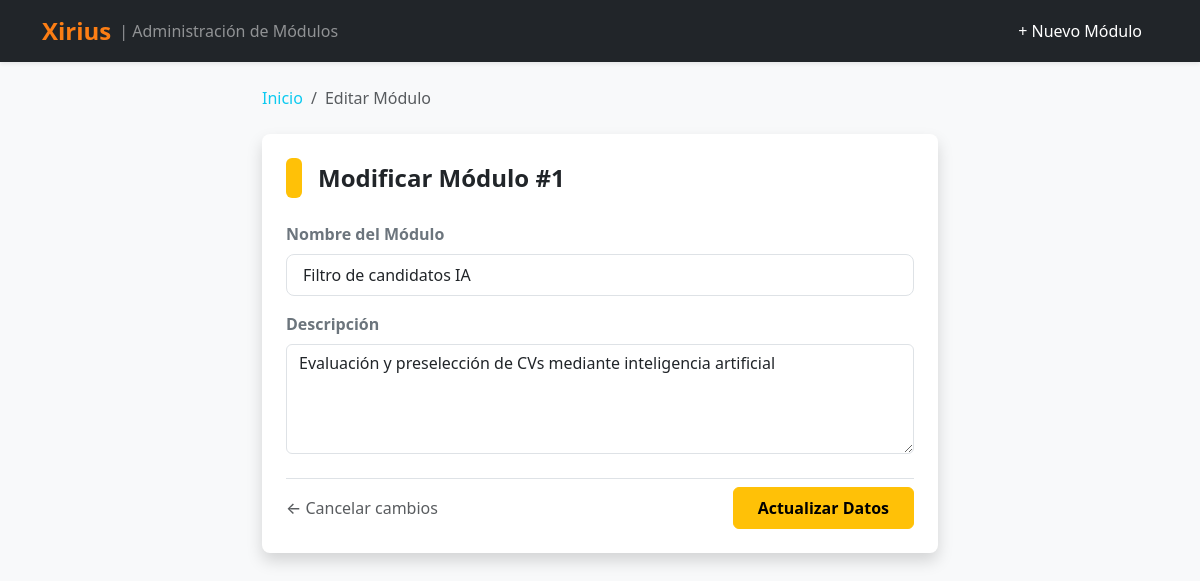
Page /edit_modulo.php?id=1 on the committed database.
### tables this page shows
CREATE TABLE `modulos` (
  `id` int(11) NOT NULL,
  `nombre` varchar(100) NOT NULL,
  `descripcion` text NOT NULL,
  `fecha_creacion` date NOT NULL DEFAULT current_timestamp()
);

### edit_modulo.php (the view, shortened to what this page needs)
<?php
require_once 'db.php';
$id = intval($_GET['id']);
$stmt = $conn->prepare("SELECT * FROM modulos WHERE id = ?");
$stmt->bind_param("i", $id);
$stmt->execute();
$resultado = $stmt->get_result();
$modulo = $resultado->fetch_assoc();
?>
<!DOCTYPE html>
<html lang="es">
<head>
    <link href="https://cdn.jsdelivr.net/npm/bootstrap@5.3.0/dist/css/bootstrap.min.css" rel="stylesheet">
</head>
<body class="bg-light">
    <?php include_once 'header.php'; ?>
    <div class="container" style="max-width: 700px;">
        <nav aria-label="breadcrumb" class="mb-4">
            <ol class="breadcrumb">
                <li class="breadcrumb-item"><a href="modulos.php" class="text-decoration-none text-info">Inicio</a></li>
                <li class="breadcrumb-item active" aria-current="page">Editar Módulo</li>
            </ol>
        </nav>
        <div class="card shadow border-0 rounded-3">
            <div class="card-body p-4">
                <div class="d-flex align-items-center mb-4">
                    <div class="bg-warning rounded-2 p-2 me-3 text-white d-inline-block" style="width: 10px; height: 40px;"></div>
                    <h4 class="card-title fw-bold text-dark mb-0">Modificar Módulo #<?php echo $modulo['id']; ?></h4>
                </div>
                <form action="procesar_modulo.php" method="POST">
                    <div class="mb-3">
                        <label for="nombre" class="form-label fw-semibold text-secondary">Nombre del Módulo</label>
                        <input type="text" class="form-control form-control-lg fs-6" id="nombre" name="nombre" value="<?php echo htmlspecialchars($modulo['nombre']); ?>" required>
                    </div>
                    <div class="mb-4">
                        <label for="descripcion" class="form-label fw-semibold text-secondary">Descripción</label>
                        <textarea class="form-control fs-6" id="descripcion" name="descripcion" rows="4" required><?php echo htmlspecialchars($modulo['descripcion']); ?></textarea>
                    </div>
                    <div class="d-flex justify-content-between align-items-center pt-2 border-top">
                        <a href="modulos.php" class="text-decoration-none text-muted fw-medium">← Cancelar cambios</a>
                        <button type="submit" class="btn btn-warning px-4 py-2 fw-semibold rounded-2">Actualizar Datos</button>
                    </div>
                </form>
            </div>
        </div>
    </div>
</body>
</html>

### rows in the picture
modulos: id "1", nombre "Filtro de candidatos IA", descripcion "Evaluación y preselección de CVs mediante inteligencia artificial"
